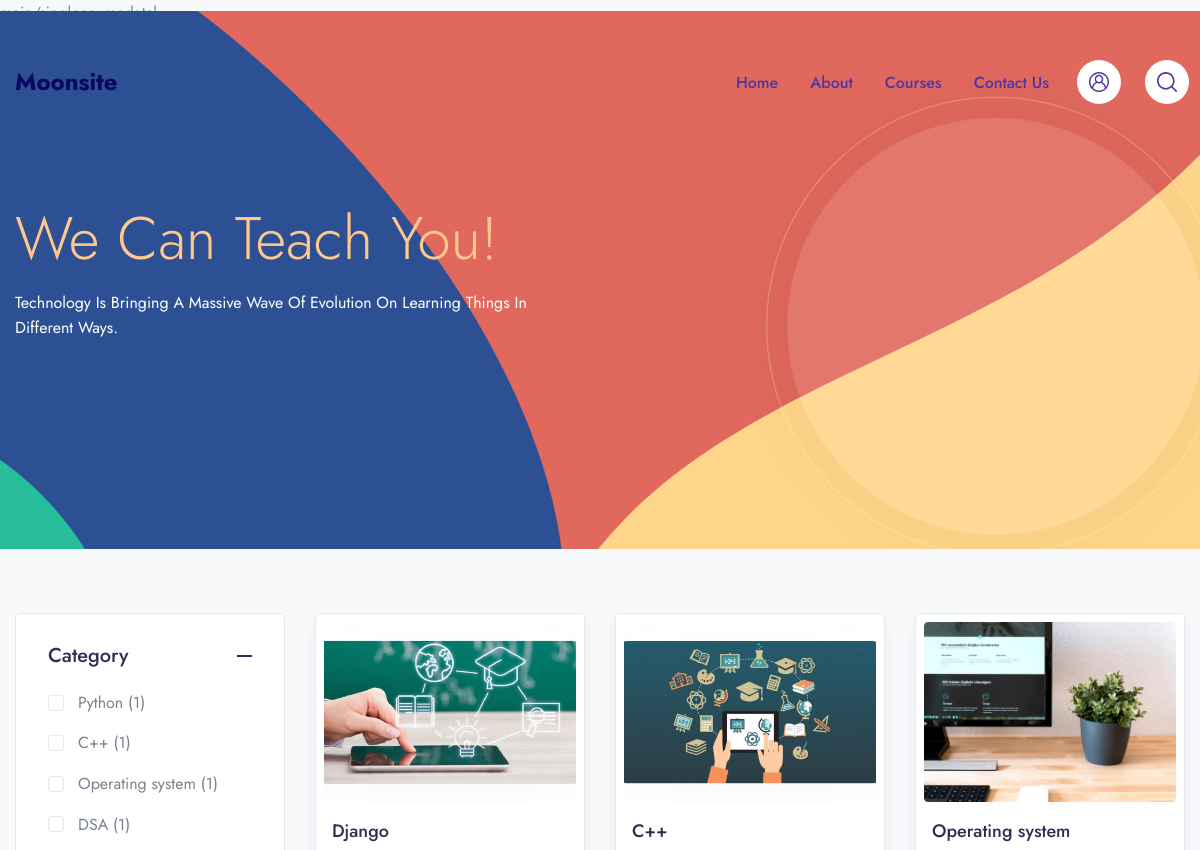
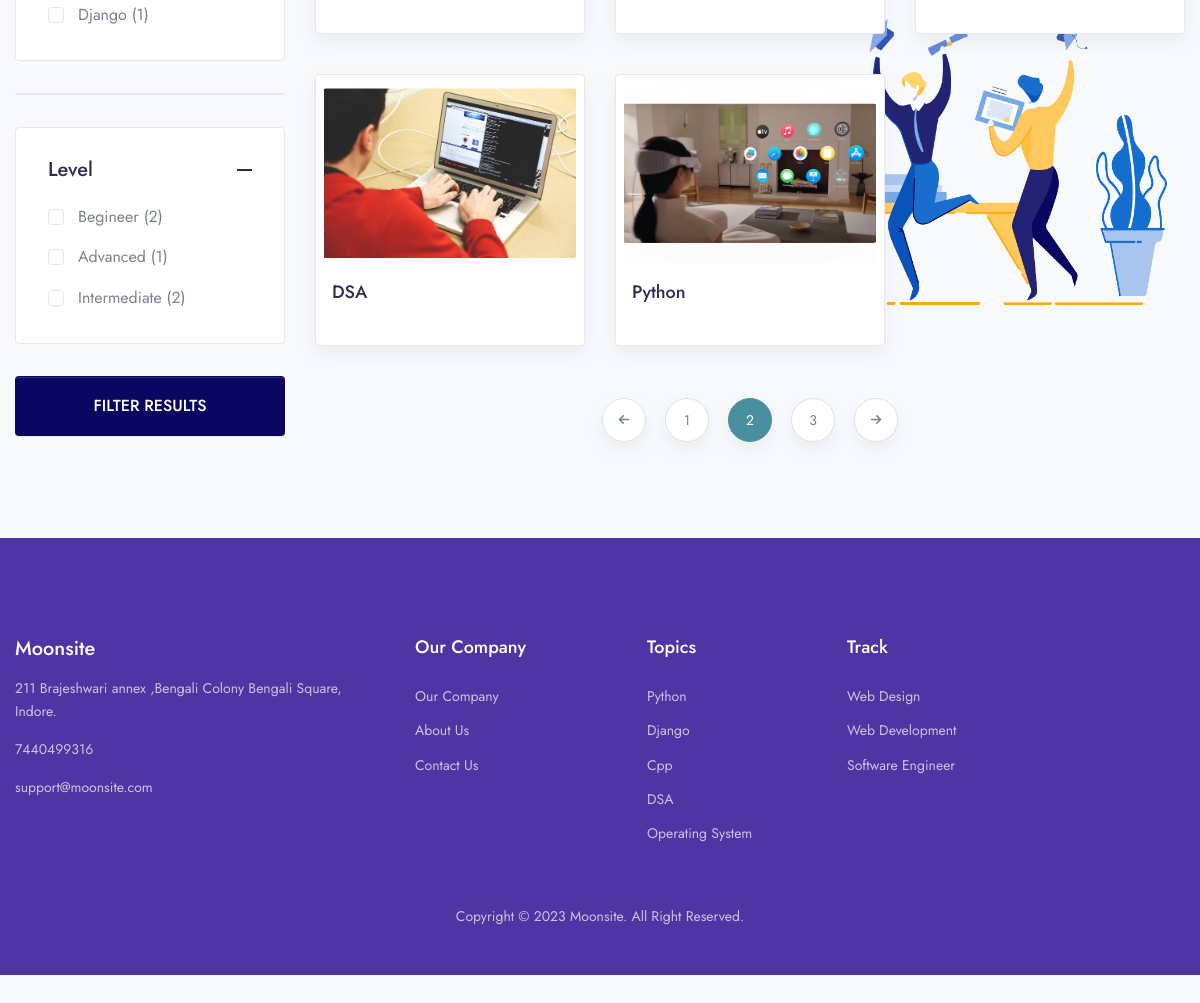
Screenshot of /courses with the database file from the repository (2 pictures, top to bottom).
### app/models.py (models this page shows)
class Categories(models.Model):
    icon = models.CharField(max_length=200,null=True)
    name = models.CharField(max_length=100)
    def __str__(self):
        return self.name

class Levels(models.Model):
    name = models.CharField(max_length=100)
    def __str__(self):
        return self.name

class Course(models.Model):
    title = models.CharField(max_length=100)
    status = (
        ("Publish","Publish"),
        ("DRAFT","DRAFT"),
    )
    featured_images = models.ImageField(upload_to='featured_images/')
    created_at = models.DateField(auto_now_add=True)
    author = models.ForeignKey(Author,on_delete=models.CASCADE,null=True)
    author_image = models.ImageField(upload_to='author_images/',default='')
    category  = models.ForeignKey(Categories,on_delete=models.CASCADE,null=True)
    desc = models.TextField()
    level = models.ForeignKey(Levels,on_delete=models.CASCADE,null=True)
    slug = models.SlugField(default='',max_length=100,null=True,blank=True,unique=True)
    created_at=models.DateTimeField(default=now)
    def __str__(self):
        return self.title
    def get_absolute_url(self):
        from django.urls import reverse
        return reverse ( "course_details", kwargs={'slug': self.slug} )

### mysite/views.py (the view)
# urls.py: path('courses',views.course,name='course'),
def course(request):
    category = Categories.objects.all()
    levels = Levels.objects.all()
    print("Rimmimimim")
    course = Course.objects.all()
    return render(request,'main/single_course.html',{'categories':category,'levels':levels,"course":course,"category":category})

### templates/main/single_course.html (shortened to what this page needs)
{% extends 'base.html' %}
{% block content %}
<section data-jarallax data-speed=".8" class="jarallax py-12 pt-xl-14 mt-n12 pb-xl-14 bg-cover position-relative" style="background-image: url(/static/assets/img/patterns/pattern-2.svg)">
        <div class="container mt">
            <div class="row align-items-center">
                <div class="col-12 col-md-7 col-lg-6 order-md-1">
                    <h1 class="display-2 text-white text-orange" data-aos="fade-left" data-aos-duration="150">We Can Teach You!</h1>
                    <p class="text-white text-capitalize" data-aos="fade-up" data-aos-duration="200">Technology is bringing a massive wave of evolution on learning things in different ways.</p>
                </div>
            </div>
        </div>
    </section>
  <img class="position-absolute position-center-y right-0 mw-300p mw-xl-450p me-md-6 d-none d-lg-block img-fluid" src="/static/assets/img/illustrations/illustration-1.png" alt="...">
 <header data-jarallax="" data-speed=".8" class="jarallax py-12 pt-xl-14 mt-n12 pb-xl-14 bg-cover position-relative" style="background-image: none;" data-jarallax-original-styles="background-image: url(static/assets/img/patterns/pattern-2.svg)">
    <div class="container">
        <div class="row">
            <div class="col-xl-3 mb-5 mb-xl-0">
                <div class=" vertical-scroll" id="courseSidebar">
                    <div class="border rounded mb-6 bg-white">
                        <div id="coursefilter1">
                            <h4 class="mb-0">
                                <button class="p-6 text-dark fw-medium d-flex align-items-center collapse-accordion-toggle line-height-one" type="button" data-bs-toggle="collapse" data-bs-target="#coursefiltercollapse1" aria-expanded="true" aria-controls="coursefiltercollapse1">
                                    Category
                                    <span class="ms-auto text-dark d-flex">
                                        <svg width="15" height="2" viewBox="0 0 15 2" fill="none" xmlns="http://www.w3.org/2000/svg">
                                            <rect width="15" height="2" fill="currentColor"/>
                                        </svg>
                                    </span>
                                </button>
                            </h4>
                        </div>
                        <div id="coursefiltercollapse1" class="collapse show mt-n2 px-6 pb-6" aria-labelledby="coursefilter1" data-parent="#courseSidebar">
                            <ul class="list-unstyled list-group list-checkbox">
                                {% for i in categories %}
    <li class="custom-control custom-checkbox">
        <label class="custom-control-label font-size-base" for="category-{{i.id}}">{{i}} ({{i.course_set.all.count}})</label>
    </li>
{% endfor %}
                            </ul>
                        </div>
                    </div>
                    <div class="border rounded mb-6 bg-white">
                    </div>
                    <div class="border rounded mb-6 bg-white">
                        <div id="coursefilter4">
                            <h4 class="mb-0">
                                <button class="p-6 text-dark fw-medium d-flex align-items-center collapse-accordion-toggle line-height-one" type="button" data-bs-toggle="collapse" data-bs-target="#coursefiltercollapse4" aria-expanded="true" aria-controls="coursefiltercollapse4">
                                    Level
                                    <span class="ms-auto text-dark d-flex">
                                        <svg width="15" height="2" viewBox="0 0 15 2" fill="none" xmlns="http://www.w3.org/2000/svg">
                                            <rect width="15" height="2" fill="currentColor"/>
                                        </svg>
                                    </span>
                                </button>
                            </h4>
                        </div>
                        <div id="coursefiltercollapse4" class="collapse show mt-n2 px-6 pb-6" aria-labelledby="coursefilter4" data-parent="#courseSidebar">
                            <ul class="list-unstyled list-group list-checkbox">
{% for i in levels %}
    <li class="custom-control custom-checkbox">
        <label class="custom-control-label font-size-base" for="level-{{i.id}}">{{i}} ({{i.course_set.all.count}})</label>
    </li>
{% endfor %}
                            </ul>
                        </div>
                    </div>
                    <a href="#" class="btn btn-primary btn-block mb-10">FILTER RESULTS</a>
                </div>
            </div>
            <div class="col-xl-9">
                <div class="row row-cols-md-2 row-cols-lg-3 mb-3 " id="filteredCourses">
                    {% for i in course %}
                    <div class="col-md pb-4 pb-md-7">
                        <div class="card border shadow p-2 lift sk-fade ">
                            <div class="card-zoom position-relative">
                                <a href="{{i.get_absolute_url}}" class="card-img sk-thumbnail img-ratio-3 d-block">
                                    <img class="rounded shadow-light-lg" src="media/{{i.featured_images}}" alt="...">
                                </a>
                            </div>
                            <div class="card-footer px-2 pb-2 mb-1 pt-4 position-relative">
                                <a href="{{i.get_absolute_url}}"><span class="mb-1 d-inline-block text-gray-800"><h5>{{i.category}}</h5></span></a>
                            </div>
                        </div>
                    </div>
                   {% endfor %}
                </div>
                <nav class="mb-11" aria-label="Page navigationa">
                    <ul class="pagination justify-content-center">
                        <li class="page-item">
                            <a class="page-link" href="#" aria-label="Previous">
                                <span aria-hidden="true"><i class="fas fa-arrow-left"></i></span>
                            </a>
                        </li>
                        <li class="page-item"><a class="page-link" href="#">1</a></li>
                        <li class="page-item active"><a class="page-link" href="#">2</a></li>
                        <li class="page-item"><a class="page-link" href="#">3</a></li>
                        <li class="page-item">
                            <a class="page-link" href="#" aria-label="Next">
                                <span aria-hidden="true"><i class="fas fa-arrow-right"></i></span>
                            </a>
                        </li>
                    </ul>
                </nav>
            </div>
        </div>
    </div>
{% endblock %}

### rows the page displays
Categories: name "Python", course_set.all.count "1"
Categories: name "C++", course_set.all.count "1"
Categories: name "Operating system", course_set.all.count "1"
Categories: name "DSA", course_set.all.count "1"
Categories: name "Django", course_set.all.count "1"
Levels: name "Begineer", course_set.all.count "2"
Levels: name "Advanced", course_set.all.count "1"
Levels: name "Intermediate", course_set.all.count "2"
Course: featured_images (picture), category "Django"
Course: featured_images (picture), category "C++"
Course: featured_images (picture), category "Operating system"
Course: featured_images (picture), category "DSA"
Course: featured_images (picture), category "Python"
